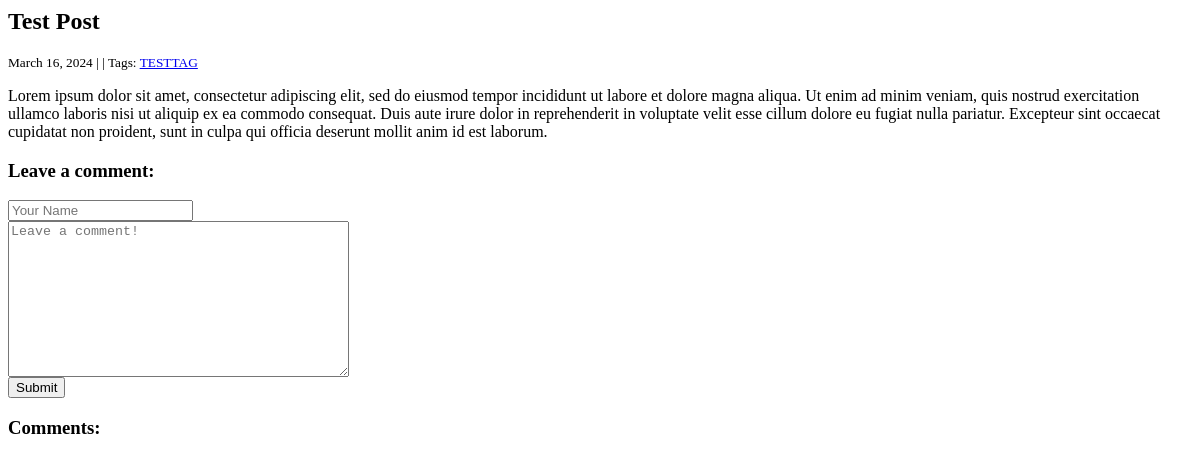
Before: /post/1/ with the older database file.
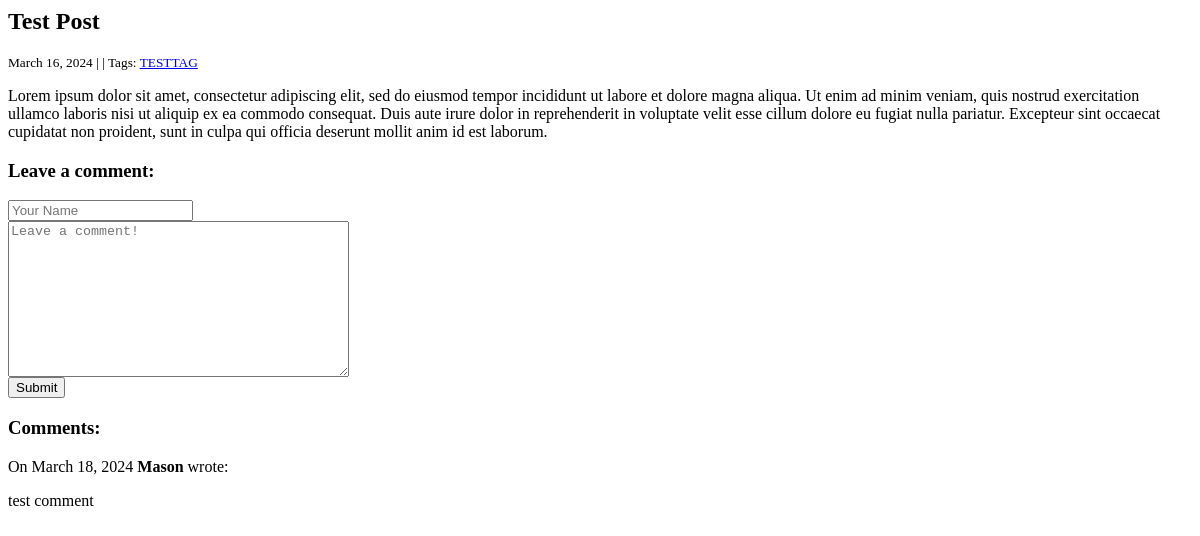
After: the same page with the newer database file.
### Main/models.py (models this page shows, shortened)
class Tag(models.Model):
    name = models.CharField(max_length=30)
    USERNAME_FIELD = 'username'
    REQUIRED_FIELDS = ['password']

class Comment(models.Model):
    author = models.CharField(max_length=60)
    body = models.TextField()
    created_on = models.DateTimeField(auto_now_add=True)
    post = models.ForeignKey("Post", on_delete=models.CASCADE)

### Main/views.py (the view, shortened to what this page needs)
# urls.py: path("post/<int:pk>/", views.post_detail, name="post_detail"),
def post_detail(request, pk):
    post = Post.objects.get(pk=pk)
    form = CommentForm()
    comments = Comment.objects.filter(post=post)
    context = {
        "post": post,
        "comments": comments,
        "form": CommentForm(),
    }
    return render(request, "detail.html", context)

### Main/forms.py
class CommentForm(forms.Form):
    author = forms.CharField(
        max_length=60,
        widget=forms.TextInput(
            attrs={"class": "form-control", "placeholder": "Your Name"}
        ),
    )
    body = forms.CharField(
        widget=forms.Textarea(
            attrs={"class": "form-control", "placeholder": "Leave a comment!"}
        )
    )

### templates/detail.html (shortened to what this page needs)
{% block page_title %}
    <h2>{{ post.post_title }}</h2>
{% endblock page_title %}
{% block page_content %}
    <small>
        {{ post.created_on.date }} |
         | Tags:
        {% for tag in post.tags.all %}
            <a href="{% url 'post_tag' tag.name %}">
                {{ tag.name }}
            </a>
        {% endfor %}
    </small>
    <p>{{ post.post_body | linebreaks }}</p>
    <h3>Leave a comment:</h3><form method="post">
        <div>
            {{ form.author }}
        </div>
        <div>
            {{ form.body }}
        </div>
        <button type="submit" class="btn btn-primary">Submit</button>
    </form>
    <h3>Comments:</h3>
    {% for comment in comments %}
        <p>
            On {{ comment.created_on.date }} <b>{{ comment.author }}</b> wrote:
        </p>
        <p>
            {{ comment.body | linebreaks }}
        </p>
    {% endfor %}
{% endblock page_content %}

Changed rows visible on the page:
added Comment: created_on "March 18, 2024", author "Mason", body "test comment"
